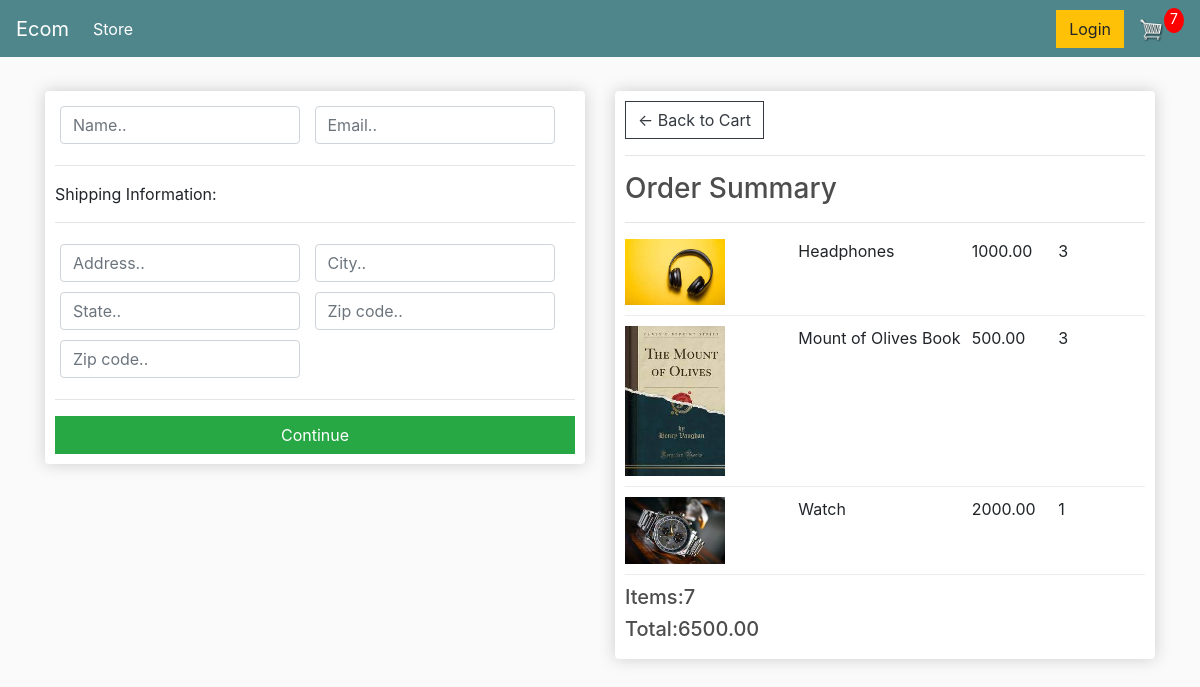
Screenshot of /checkout/ (signed in) with the database file from the repository.
### store/models.py (models this page shows, shortened)
class OrderItem(models.Model):
    product=models.ForeignKey(Product,on_delete=models.SET_NULL,blank=True,null=True)
    order=models.ForeignKey(Order,on_delete=models.SET_NULL,blank=True,null=True)
    quantity=models.IntegerField(default=0,null=True,blank=True)
    date_added=models.DateTimeField(auto_now_add=True)
    @property
    def get_total(self):
        total= self.product.price * self.quantity
        return total

class Product(models.Model):
    name=models.CharField(max_length=200)
    price=models.DecimalField(max_digits=8,decimal_places=2)
    digital=models.BooleanField(default=False,null=True,blank=True)
    image=models.ImageField(null=True,blank=True)

class Order(models.Model):
    customer=models.ForeignKey(Customer,on_delete=models.SET_NULL,blank=True,null=True)
    date_ordered=models.DateTimeField(auto_now_add=True)
    complete=models.BooleanField(default=False,null=True,blank=False)
    transaction_id=models.CharField(max_length=200,null=True)
    @property
    def shipping(self):
        shipping= False
        orderitems = self.  orderitem_set.all()
        for i in orderitems:
            if i.product.digital == False:
                shipping == True
        return shipping
    @property
    def get_cart_total(self):
        orderitems = self.orderitem_set.all()
        total= sum([item.get_total for item in orderitems])
        return total
    @property
    def get_cart_items(self):
        orderitems = self.orderitem_set.all()
        total= sum([item.quantity for item in orderitems])
        return total

### store/views.py (the view)
# urls.py: path('checkout/', views.checkout, name="checkout"),
def checkout(request):
    if request.user.is_authenticated:
        customer = request.user.customer
        order, created = Order.objects.get_or_create(customer=customer,complete=False)
        items = order.orderitem_set.all()
        cartItems = order.get_cart_items
    else:
         items=[]
         order={'get_cart_total':0,'get_cart_items':0,'shipping': False}
         cartItems = order['get_cart_items']
    context={'items':items,'order':order,'cartItems': cartItems}
    return render(request,'store/checkout.html',context)

### store/templates/store/checkout.html (shortened to what this page needs)
{% extends 'main.html' %}
{% load static %}
{% block content %}
<div class="row">
     <div class="col-lg-6">
          <div class="box-element" id="form-wrapper">
               <form id="form">
                    <div id="user-info">
                         <div class="form-field">
                              <input required class="form-control" type="text" name="name" placeholder="Name..">
                         </div>
                         <div class="form-field">
                              <input required class="form-control" type="email" name="email" placeholder="Email..">
                         </div>
                    </div>
                    <div id="shipping-info">
                         <hr>
                         <p>Shipping Information:</p>
                         <hr>
                         <div class="form-field">
                              <input class="form-control" type="text" name="address" placeholder="Address..">
                         </div>
                         <div class="form-field">
                              <input class="form-control" type="text" name="city" placeholder="City..">
                         </div>
                         <div class="form-field">
                              <input class="form-control" type="text" name="state" placeholder="State..">
                         </div>
                         <div class="form-field">
                              <input class="form-control" type="text" name="zipcode" placeholder="Zip code..">
                         </div>
                         <div class="form-field">
                              <input class="form-control" type="text" name="country" placeholder="Zip code..">
                         </div>
                    </div>
                    <hr>
                    <input id="form-button" class="btn btn-success btn-block" type="submit" value="Continue">
               </form>
          </div>
          <br>
     </div>
     <div class="col-lg-6">
          <div class="box-element">
               <a  class="btn btn-outline-dark" href="{% url 'cart' %}">&#x2190; Back to Cart</a>
               <hr>
               <h3>Order Summary</h3>
               <hr>
               {% for item in items %}
               <div class="cart-row">
                    <div style="flex:2"><img class="row-image" src="{{item.product.image.url}}"></div>
                    <div style="flex:2"><p>{{item.product.name}}</p></div>
                    <div style="flex:1"><p>{{item.product.price}}</p></div>
                    <div style="flex:1"><p>{{item.quantity}}</p></div>
               </div>
               {% endfor %}
               <h5>Items:{{order.get_cart_items}}</h5>
               <h5>Total:{{order.get_cart_total|floatformat:2}}</h5>
          </div>
     </div>
</div>
{% endblock content %}

### static/css/main.css (style rules this page uses)
body { background-color: hsl(0, 0%, 98%); }
h1,h2,h3,h4,h5,h6 { color:hsl(0, 0%, 30%); }
.box-element { box-shadow:hsl(0, 0%, 80%) 0 0 16px; background-color: #fff; border-radius: 4px; padding: 10px; }
.col-lg-4, .col-lg-6, .col-lg-8, .col-lg-12 { margin-top: 10px; }
.btn { border-radius: 0; }
.row-image { width: 100px; }
.form-field { width:250px; display: inline-block; padding: 5px; }
.cart-row { display: flex; align-items: flex-stretch; padding-bottom: 10px; margin-bottom: 10px; border-bottom: 1px solid #ececec; }

### rows the page displays
OrderItem: product.image (picture), product.name "Headphones", product.price "1000.00", quantity "3"
OrderItem: product.image (picture), product.name "Mount of Olives Book", product.price "500.00", quantity "3"
OrderItem: product.image (picture), product.name "Watch", product.price "2000.00", quantity "1"
Order: get_cart_items "7", get_cart_total "6500.00"

### other values shown
{{ cartItems }} "7"
